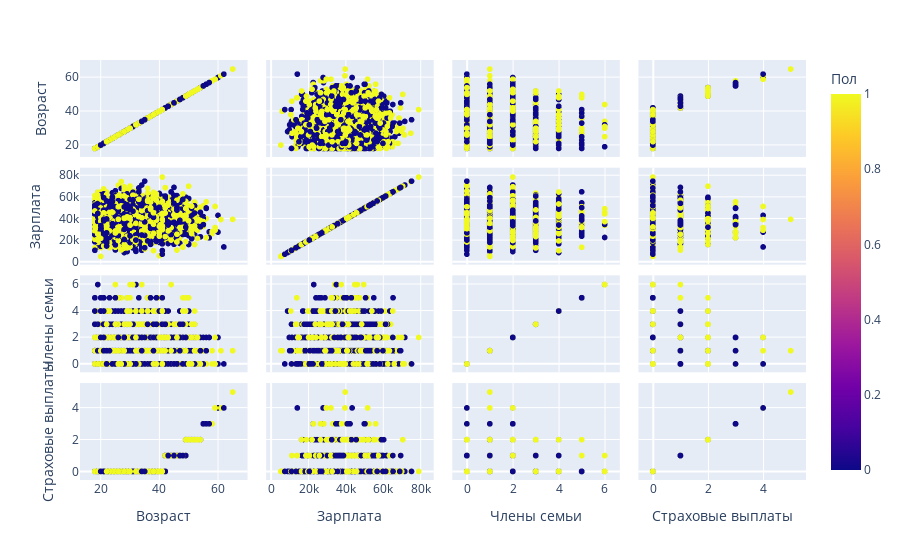

Notebook code for this chart:
### Code cell
fig = px.scatter_matrix(data, dimensions=['Возраст','Зарплата','Члены семьи','Страховые выплаты'], color="Пол")
fig.show()

### Figure 1 — Plotly figure (JSON) as saved in the notebook; plotly's stock layout.template omitted (floating-point values rounded to 4 significant figures; data arrays with more than 128 entries replaced by an {"elided": "..."} marker saying what was removed)
{"data": [{"dimensions": [{"axis": {"matches": true}, "label": "Возраст", "values": {"elided": "5000 int values"}}, {"axis": {"matches": true}, "label": "Зарплата", "values": {"elided": "5000 int values"}}, {"axis": {"matches": true}, "label": "Члены семьи", "values": {"elided": "5000 int values"}}, {"axis": {"matches": true}, "label": "Страховые выплаты", "values": {"elided": "5000 int values"}}], "hovertemplate": "%{xaxis.title.text}=%{x}<br>%{yaxis.title.text}=%{y}<br>Пол=%{marker.color}<extra></extra>", "legendgroup": "", "marker": {"color": {"elided": "5000 int values"}, "coloraxis": "coloraxis", "symbol": "circle"}, "name": "", "showlegend": false, "type": "splom"}], "layout": {"coloraxis": {"colorbar": {"title": {"text": "Пол"}}, "colorscale": [[0, "#0d0887"], [0.1111, "#46039f"], [0.2222, "#7201a8"], [0.3333, "#9c179e"], [0.4444, "#bd3786"], [0.5556, "#d8576b"], [0.6667, "#ed7953"], [0.7778, "#fb9f3a"], [0.8889, "#fdca26"], [1, "#f0f921"]]}, "dragmode": "select", "legend": {"tracegroupgap": 0}, "margin": {"t": 60}}}
